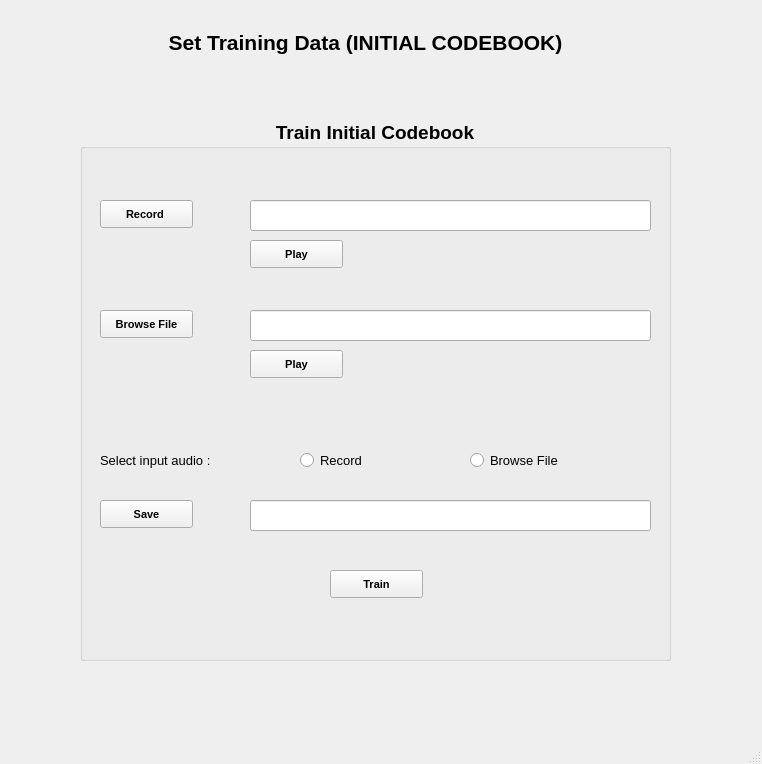
<?xml version="1.0" encoding="UTF-8"?>
<ui version="4.0">
 <class>MainWindow</class>
 <widget class="QMainWindow" name="MainWindow">
  <property name="geometry">
   <rect>
    <x>0</x>
    <y>0</y>
    <width>762</width>
    <height>764</height>
   </rect>
  </property>
  <property name="windowTitle">
   <string>SPEECH TO TEXT</string>
  </property>
  <widget class="QWidget" name="centralwidget">
   <widget class="QGroupBox" name="groupBox">
    <property name="geometry">
     <rect>
      <x>80</x>
      <y>120</y>
      <width>591</width>
      <height>541</height>
     </rect>
    </property>
    <property name="font">
     <font>
      <family>MS Shell Dlg 2</family>
      <pointsize>14</pointsize>
      <weight>75</weight>
      <bold>true</bold>
     </font>
    </property>
    <property name="autoFillBackground">
     <bool>false</bool>
    </property>
    <property name="title">
     <string>Train Initial Codebook</string>
    </property>
    <property name="alignment">
     <set>Qt::AlignHCenter|Qt::AlignTop</set>
    </property>
    <property name="flat">
     <bool>false</bool>
    </property>
    <property name="checkable">
     <bool>false</bool>
    </property>
    <widget class="QPushButton" name="recordTrain">
     <property name="geometry">
      <rect>
       <x>20</x>
       <y>80</y>
       <width>93</width>
       <height>28</height>
      </rect>
     </property>
     <property name="font">
      <font>
       <pointsize>8</pointsize>
      </font>
     </property>
     <property name="text">
      <string>Record </string>
     </property>
    </widget>
    <widget class="QPushButton" name="browseTrain">
     <property name="geometry">
      <rect>
       <x>20</x>
       <y>190</y>
       <width>93</width>
       <height>28</height>
      </rect>
     </property>
     <property name="font">
      <font>
       <pointsize>8</pointsize>
      </font>
     </property>
     <property name="text">
      <string>Browse File</string>
     </property>
    </widget>
    <widget class="QPushButton" name="trainTrain">
     <property name="geometry">
      <rect>
       <x>250</x>
       <y>450</y>
       <width>93</width>
       <height>28</height>
      </rect>
     </property>
     <property name="font">
      <font>
       <pointsize>8</pointsize>
      </font>
     </property>
     <property name="text">
      <string>Train</string>
     </property>
    </widget>
    <widget class="QPushButton" name="saveTrain">
     <property name="geometry">
      <rect>
       <x>20</x>
       <y>380</y>
       <width>93</width>
       <height>28</height>
      </rect>
     </property>
     <property name="font">
      <font>
       <pointsize>8</pointsize>
      </font>
     </property>
     <property name="text">
      <string>Save</string>
     </property>
    </widget>
    <widget class="QLineEdit" name="recordNameTrain">
     <property name="geometry">
      <rect>
       <x>170</x>
       <y>80</y>
       <width>401</width>
       <height>31</height>
      </rect>
     </property>
     <property name="font">
      <font>
       <pointsize>8</pointsize>
       <weight>75</weight>
       <bold>true</bold>
      </font>
     </property>
    </widget>
    <widget class="QLineEdit" name="browseNameTrain">
     <property name="geometry">
      <rect>
       <x>170</x>
       <y>190</y>
       <width>401</width>
       <height>31</height>
      </rect>
     </property>
     <property name="font">
      <font>
       <pointsize>8</pointsize>
       <weight>75</weight>
       <bold>true</bold>
      </font>
     </property>
    </widget>
    <widget class="QLineEdit" name="saveNameTrain">
     <property name="geometry">
      <rect>
       <x>170</x>
       <y>380</y>
       <width>401</width>
       <height>31</height>
      </rect>
     </property>
     <property name="font">
      <font>
       <pointsize>10</pointsize>
       <weight>50</weight>
       <bold>false</bold>
      </font>
     </property>
    </widget>
    <widget class="QPushButton" name="playTrain_R">
     <property name="geometry">
      <rect>
       <x>170</x>
       <y>120</y>
       <width>93</width>
       <height>28</height>
      </rect>
     </property>
     <property name="font">
      <font>
       <pointsize>8</pointsize>
      </font>
     </property>
     <property name="text">
      <string>Play</string>
     </property>
    </widget>
    <widget class="QPushButton" name="playTrain_F">
     <property name="geometry">
      <rect>
       <x>170</x>
       <y>230</y>
       <width>93</width>
       <height>28</height>
      </rect>
     </property>
     <property name="font">
      <font>
       <pointsize>8</pointsize>
      </font>
     </property>
     <property name="text">
      <string>Play</string>
     </property>
    </widget>
    <widget class="QRadioButton" name="fromRecordTrain">
     <property name="geometry">
      <rect>
       <x>220</x>
       <y>330</y>
       <width>95</width>
       <height>20</height>
      </rect>
     </property>
     <property name="font">
      <font>
       <pointsize>10</pointsize>
       <weight>50</weight>
       <bold>false</bold>
      </font>
     </property>
     <property name="text">
      <string>Record</string>
     </property>
    </widget>
    <widget class="QRadioButton" name="fromBrowseTrain">
     <property name="geometry">
      <rect>
       <x>390</x>
       <y>330</y>
       <width>151</width>
       <height>20</height>
      </rect>
     </property>
     <property name="font">
      <font>
       <pointsize>10</pointsize>
       <weight>50</weight>
       <bold>false</bold>
      </font>
     </property>
     <property name="text">
      <string>Browse File</string>
     </property>
    </widget>
    <widget class="QLabel" name="label">
     <property name="geometry">
      <rect>
       <x>20</x>
       <y>330</y>
       <width>151</width>
       <height>21</height>
      </rect>
     </property>
     <property name="font">
      <font>
       <pointsize>10</pointsize>
       <weight>50</weight>
       <bold>false</bold>
      </font>
     </property>
     <property name="text">
      <string>Select input audio : </string>
     </property>
    </widget>
   </widget>
   <widget class="QLabel" name="label_3">
    <property name="geometry">
     <rect>
      <x>90</x>
      <y>30</y>
      <width>551</width>
      <height>41</height>
     </rect>
    </property>
    <property name="font">
     <font>
      <pointsize>16</pointsize>
      <weight>75</weight>
      <bold>true</bold>
     </font>
    </property>
    <property name="text">
     <string>Set Training Data (INITIAL CODEBOOK)</string>
    </property>
    <property name="alignment">
     <set>Qt::AlignHCenter|Qt::AlignTop</set>
    </property>
   </widget>
  </widget>
  <widget class="QStatusBar" name="statusbar"/>
 </widget>
 <resources/>
 <connections/>
</ui>
